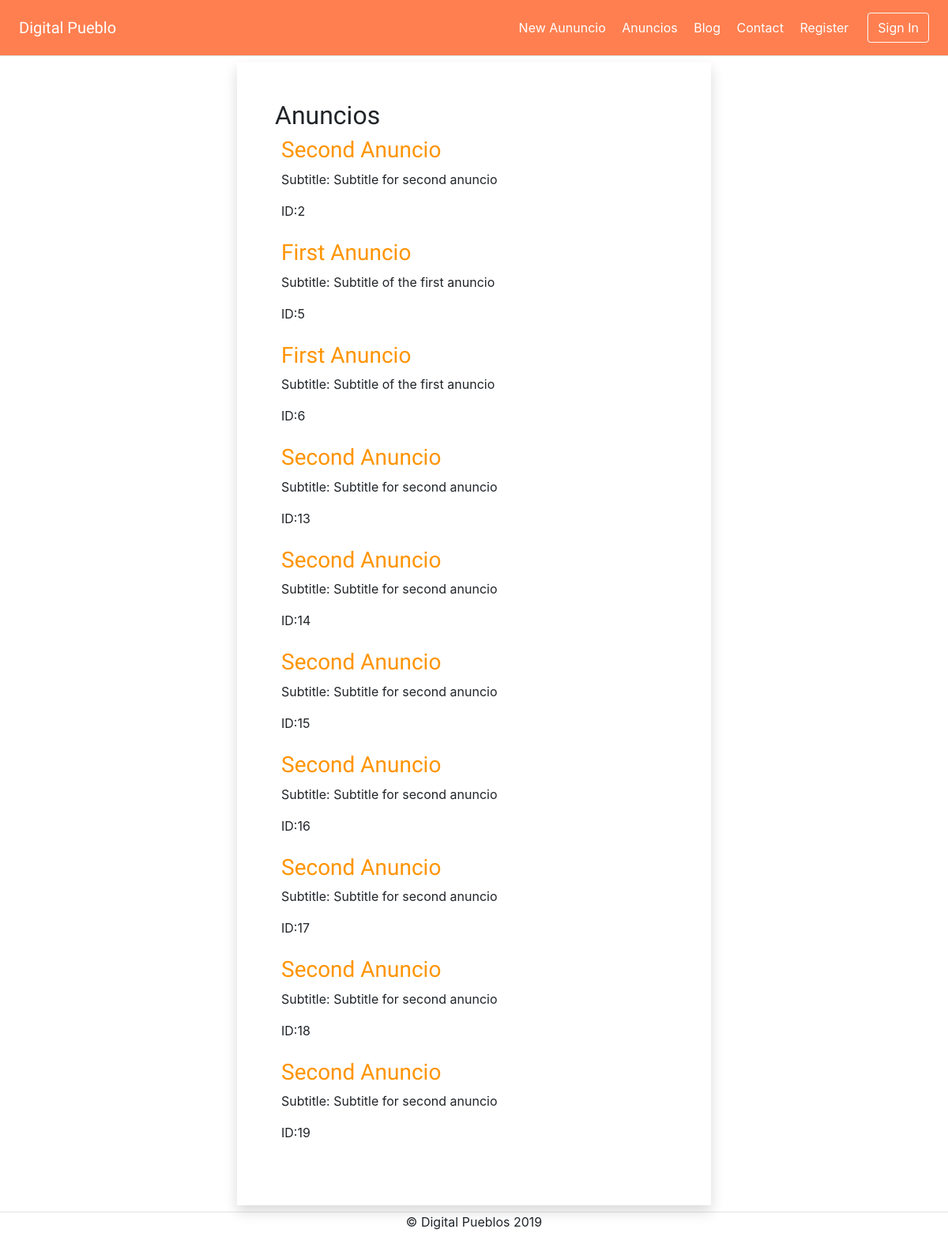
/anuncios/, run on an earlier commit of the app's database.
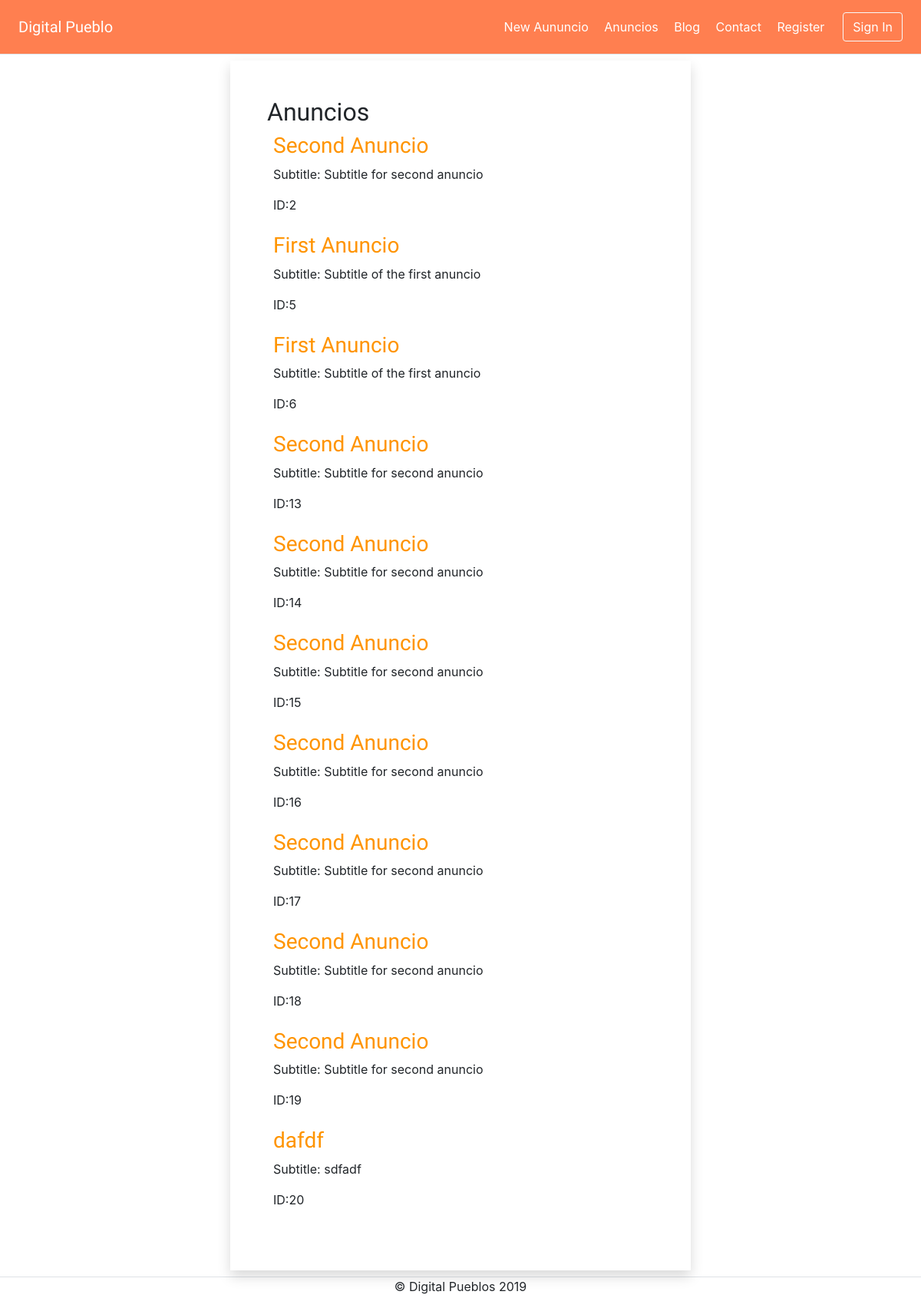
And on a later commit of the database.
### anuncios/models.py (models this page shows, shortened)
class Anuncio(models.Model):
    title = models.CharField(max_length=100)
    subtitle = models.CharField(max_length=100)
    email = models.EmailField()
    location = models.CharField(max_length=100)

### anuncios/views.py (the view)
# urls.py: path('anuncios/', anuncios_views.anunciosView, name='anuncios'),
def anunciosView(request):
    queryset = Anuncio.objects.all()
    return render(request, 'anuncios/anuncios.html', {'context': queryset})

### digital_pueblo/templates/anuncios/anuncios.html
{% extends 'base.html' %} {%block content %}
<div class="d-flex justify-content-center">
  <div class="shadow m-2 p-5 w-50">
    <h2>Anuncios</h2>
    <div class="d-flex flex-column m-2">
      {% for item in context %}
      <div class="mb-2">
        <h3>
          <a href="/anuncio/{{ item.pk }}" class="headers">
            {{ item.title }}
          </a>
        </h3>
        <p>Subtitle: {{ item.subtitle }}</p>
        <p>ID:{{ item.pk }}</p>
      </div>
      {% endfor %}
    </div>
  </div>
</div>
{%endblock %}

What changed in the data, as far as the page shows it:
added Anuncio: title "dafdf", subtitle "sdfadf", pk "20"
